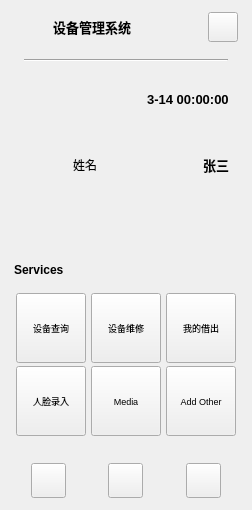
       <widget class="QWidget" name="w_menu" native="true">
        <property name="minimumSize">
         <size>
          <width>200</width>
          <height>0</height>
         </size>
        </property>
        <property name="maximumSize">
         <size>
          <width>252</width>
          <height>16777215</height>
         </size>
        </property>
        <layout class="QVBoxLayout" name="verticalLayout_2" stretch="1,1">
         <property name="spacing">
          <number>0</number>
         </property>
         <property name="leftMargin">
          <number>14</number>
         </property>
         <property name="topMargin">
          <number>12</number>
         </property>
         <property name="rightMargin">
          <number>14</number>
         </property>
         <property name="bottomMargin">
          <number>12</number>
         </property>
         <item>
          <widget class="QWidget" name="widget_2" native="true">
           <layout class="QVBoxLayout" name="verticalLayout_4">
            <property name="spacing">
             <number>8</number>
            </property>
            <property name="leftMargin">
             <number>0</number>
            </property>
            <property name="topMargin">
             <number>0</number>
            </property>
            <property name="rightMargin">
             <number>0</number>
            </property>
            <property name="bottomMargin">
             <number>0</number>
            </property>
            <item>
             <layout class="QHBoxLayout" name="horizontalLayout">
              <property name="spacing">
               <number>9</number>
              </property>
              <item>
               <widget class="QLabel" name="lab_logo">
                <property name="minimumSize">
                 <size>
                  <width>30</width>
                  <height>30</height>
                 </size>
                </property>
                <property name="maximumSize">
                 <size>
                  <width>30</width>
                  <height>30</height>
                 </size>
                </property>
                <property name="text">
                 <string/>
                </property>
                <property name="scaledContents">
                 <bool>false</bool>
                </property>
               </widget>
              </item>
              <item>
               <widget class="QLabel" name="label">
                <property name="font">
                 <font>
                  <pointsize>10</pointsize>
                  <weight>75</weight>
                  <bold>true</bold>
                 </font>
                </property>
                <property name="text">
                 <string>设备管理系统</string>
                </property>
               </widget>
              </item>
              <item>
               <spacer name="horizontalSpacer">
                <property name="orientation">
                 <enum>Qt::Horizontal</enum>
                </property>
                <property name="sizeHint" stdset="0">
                 <size>
                  <width>40</width>
                  <height>20</height>
                 </size>
                </property>
               </spacer>
              </item>
              <item>
               <widget class="QPushButton" name="btn_mine">
                <property name="minimumSize">
                 <size>
                  <width>30</width>
                  <height>30</height>
                 </size>
                </property>
                <property name="maximumSize">
                 <size>
                  <width>30</width>
                  <height>30</height>
                 </size>
                </property>
                <property name="text">
                 <string/>
                </property>
                <property name="icon">
                 <iconset resource="qss.qrc">
                  <normaloff>:/icons/mine.png</normaloff>:/icons/mine.png</iconset>
                </property>
                <property name="iconSize">
                 <size>
                  <width>20</width>
                  <height>20</height>
                 </size>
                </property>
               </widget>
              </item>
             </layout>
            </item>
            <item>
             <widget class="QWidget" name="widget_3" native="true">
              <layout class="QVBoxLayout" name="verticalLayout_6">
               <property name="leftMargin">
                <number>10</number>
               </property>
               <property name="rightMargin">
                <number>10</number>
               </property>
               <item>
                <widget class="Line" name="line">
                 <property name="font">
                  <font>
                   <pointsize>9</pointsize>
                   <weight>50</weight>
                   <bold>false</bold>
                  </font>
                 </property>
                 <property name="styleSheet">
                  <string notr="true"/>
                 </property>
                 <property name="orientation">
                  <enum>Qt::Horizontal</enum>
                 </property>
                </widget>
               </item>
              </layout>
             </widget>
            </item>
            <item>
             <widget class="QWidget" name="w_item_01" native="true">
              <layout class="QHBoxLayout" name="horizontalLayout_3">
               <property name="spacing">
                <number>10</number>
               </property>
               <property name="topMargin">
                <number>0</number>
               </property>
               <item>
                <widget class="QLabel" name="lab_item_01">
                 <property name="minimumSize">
                  <size>
                   <width>40</width>
                   <height>40</height>
                  </size>
                 </property>
                 <property name="maximumSize">
                  <size>
                   <width>40</width>
                   <height>40</height>
                  </size>
                 </property>
                 <property name="text">
                  <string/>
                 </property>
                </widget>
               </item>
               <item>
                <widget class="QLabel" name="label_2">
                 <property name="font">
                  <font>
                   <pointsize>9</pointsize>
                  </font>
                 </property>
                 <property name="text">
                  <string/>
                 </property>
                </widget>
               </item>
               <item>
                <spacer name="horizontalSpacer_6">
                 <property name="orientation">
                  <enum>Qt::Horizontal</enum>
                 </property>
                 <property name="sizeHint" stdset="0">
                  <size>
                   <width>41</width>
                   <height>20</height>
                  </size>
                 </property>
                </spacer>
               </item>
               <item>
                <widget class="QLabel" name="lab_item_value_01">
                 <property name="font">
                  <font>
                   <pointsize>10</pointsize>
                   <weight>75</weight>
                   <bold>true</bold>
                  </font>
                 </property>
                 <property name="text">
                  <string>               3-14 00:00:00</string>
                 </property>
                </widget>
               </item>
              </layout>
             </widget>
            </item>
            <item>
             <widget class="QWidget" name="w_item_02" native="true">
              <layout class="QHBoxLayout" name="horizontalLayout_4">
               <property name="spacing">
                <number>10</number>
               </property>
               <property name="topMargin">
                <number>9</number>
               </property>
               <item>
                <widget class="QLabel" name="lab_item_02">
                 <property name="minimumSize">
                  <size>
                   <width>40</width>
                   <height>40</height>
                  </size>
                 </property>
                 <property name="maximumSize">
                  <size>
                   <width>40</width>
                   <height>40</height>
                  </size>
                 </property>
                 <property name="text">
                  <string/>
                 </property>
                </widget>
               </item>
               <item>
                <widget class="QLabel" name="label_3">
                 <property name="font">
                  <font>
                   <pointsize>9</pointsize>
                  </font>
                 </property>
                 <property name="text">
                  <string>姓名     </string>
                 </property>
                </widget>
               </item>
               <item>
                <spacer name="horizontalSpacer_7">
                 <property name="orientation">
                  <enum>Qt::Horizontal</enum>
                 </property>
                 <property name="sizeHint" stdset="0">
                  <size>
                   <width>40</width>
                   <height>20</height>
                  </size>
                 </property>
                </spacer>
               </item>
               <item>
                <widget class="QLabel" name="lab_item_value_02">
                 <property name="font">
                  <font>
                   <pointsize>10</pointsize>
                   <weight>75</weight>
                   <bold>true</bold>
                  </font>
                 </property>
                 <property name="text">
                  <string>张三</string>
                 </property>
                </widget>
               </item>
              </layout>
             </widget>
            </item>
            <item>
             <spacer name="verticalSpacer_2">
              <property name="orientation">
               <enum>Qt::Vertical</enum>
              </property>
              <property name="sizeHint" stdset="0">
               <size>
                <width>20</width>
                <height>40</height>
               </size>
              </property>
             </spacer>
            </item>
           </layout>
          </widget>
         </item>
         <item>
          <widget class="QWidget" name="widget" native="true">
           <layout class="QVBoxLayout" name="verticalLayout_3">
            <property name="spacing">
             <number>8</number>
            </property>
            <property name="leftMargin">
             <number>0</number>
            </property>
            <property name="topMargin">
             <number>0</number>
            </property>
            <property name="rightMargin">
             <number>0</number>
            </property>
            <property name="bottomMargin">
             <number>0</number>
            </property>
            <item>
             <widget class="QLabel" name="lab_title">
              <property name="minimumSize">
               <size>
                <width>0</width>
                <height>30</height>
               </size>
              </property>
              <property name="font">
               <font>
                <weight>75</weight>
                <bold>true</bold>
               </font>
              </property>
              <property name="text">
               <string>Services</string>
              </property>
             </widget>
            </item>
            <item>
             <layout class="QGridLayout" name="gridLayout">
              <property name="spacing">
               <number>3</number>
              </property>
              <item row="0" column="0">
               <widget class="QToolButton" name="btn_menu_item_1">
                <property name="minimumSize">
                 <size>
                  <width>70</width>
                  <height>70</height>
                 </size>
                </property>
                <property name="maximumSize">
                 <size>
                  <width>70</width>
                  <height>70</height>
                 </size>
                </property>
                <property name="font">
                 <font>
                  <pointsize>7</pointsize>
                 </font>
                </property>
                <property name="text">
                 <string>设备查询</string>
                </property>
                <property name="icon">
                 <iconset resource="qss.qrc">
                  <normaloff>:/icons/umbrella.png</normaloff>:/icons/umbrella.png</iconset>
                </property>
                <property name="toolButtonStyle">
                 <enum>Qt::ToolButtonTextUnderIcon</enum>
                </property>
               </widget>
              </item>
              <item row="1" column="1">
               <widget class="QToolButton" name="btn_menu_item_5">
                <property name="minimumSize">
                 <size>
                  <width>70</width>
                  <height>70</height>
                 </size>
                </property>
                <property name="maximumSize">
                 <size>
                  <width>70</width>
                  <height>70</height>
                 </size>
                </property>
                <property name="font">
                 <font>
                  <pointsize>7</pointsize>
                 </font>
                </property>
                <property name="text">
                 <string>Media</string>
                </property>
                <property name="icon">
                 <iconset resource="qss.qrc">
                  <normaloff>:/icons/phone.png</normaloff>:/icons/phone.png</iconset>
                </property>
                <property name="toolButtonStyle">
                 <enum>Qt::ToolButtonTextUnderIcon</enum>
                </property>
               </widget>
              </item>
              <item row="0" column="1">
               <widget class="QToolButton" name="btn_menu_item_2">
                <property name="minimumSize">
                 <size>
                  <width>70</width>
                  <height>70</height>
                 </size>
                </property>
                <property name="maximumSize">
                 <size>
                  <width>70</width>
                  <height>70</height>
                 </size>
                </property>
                <property name="font">
                 <font>
                  <pointsize>7</pointsize>
                 </font>
                </property>
                <property name="text">
                 <string>设备维修</string>
                </property>
                <property name="icon">
                 <iconset resource="qss.qrc">
                  <normaloff>:/icons/modular.png</normaloff>:/icons/modular.png</iconset>
                </property>
                <property name="toolButtonStyle">
                 <enum>Qt::ToolButtonTextUnderIcon</enum>
                </property>
               </widget>
              </item>
              <item row="0" column="2">
               <widget class="QToolButton" name="btn_menu_item_3">
                <property name="minimumSize">
                 <size>
                  <width>70</width>
                  <height>70</height>
                 </size>
                </property>
                <property name="maximumSize">
                 <size>
                  <width>70</width>
                  <height>70</height>
                 </size>
                </property>
                <property name="font">
                 <font>
                  <pointsize>7</pointsize>
                 </font>
                </property>
                <property name="text">
                 <string>我的借出</string>
                </property>
                <property name="icon">
                 <iconset resource="qss.qrc">
                  <normaloff>:/icons/money.png</normaloff>:/icons/money.png</iconset>
                </property>
                <property name="toolButtonStyle">
                 <enum>Qt::ToolButtonTextUnderIcon</enum>
                </property>
               </widget>
              </item>
              <item row="1" column="0">
               <widget class="QToolButton" name="btn_menu_item_4">
                <property name="minimumSize">
                 <size>
                  <width>70</width>
                  <height>70</height>
                 </size>
                </property>
                <property name="maximumSize">
                 <size>
                  <width>70</width>
                  <height>70</height>
                 </size>
                </property>
                <property name="font">
                 <font>
                  <pointsize>7</pointsize>
                 </font>
                </property>
                <property name="text">
                 <string>人脸录入</string>
                </property>
                <property name="icon">
                 <iconset resource="qss.qrc">
                  <normaloff>:/icons/member.png</normaloff>:/icons/member.png</iconset>
                </property>
                <property name="toolButtonStyle">
                 <enum>Qt::ToolButtonTextUnderIcon</enum>
                </property>
               </widget>
              </item>
              <item row="1" column="2">
               <widget class="QToolButton" name="btn_menu_item_6">
                <property name="minimumSize">
                 <size>
                  <width>70</width>
                  <height>70</height>
                 </size>
                </property>
                <property name="maximumSize">
                 <size>
                  <width>70</width>
                  <height>70</height>
                 </size>
                </property>
                <property name="font">
                 <font>
                  <pointsize>7</pointsize>
                 </font>
                </property>
                <property name="text">
                 <string>Add Other</string>
                </property>
                <property name="toolButtonStyle">
                 <enum>Qt::ToolButtonTextUnderIcon</enum>
                </property>
               </widget>
              </item>
             </layout>
            </item>
            <item>
             <spacer name="verticalSpacer">
              <property name="orientation">
               <enum>Qt::Vertical</enum>
              </property>
              <property name="sizeHint" stdset="0">
               <size>
                <width>20</width>
                <height>40</height>
               </size>
              </property>
             </spacer>
            </item>
            <item>
             <layout class="QHBoxLayout" name="horizontalLayout_2" stretch="1,0,2,0,2,0,1">
              <item>
               <spacer name="horizontalSpacer_4">
                <property name="orientation">
                 <enum>Qt::Horizontal</enum>
                </property>
                <property name="sizeHint" stdset="0">
                 <size>
                  <width>40</width>
                  <height>20</height>
                 </size>
                </property>
               </spacer>
              </item>
              <item>
               <widget class="QPushButton" name="btn_littleshow">
                <property name="minimumSize">
                 <size>
                  <width>35</width>
                  <height>35</height>
                 </size>
                </property>
                <property name="maximumSize">
                 <size>
                  <width>35</width>
                  <height>35</height>
                 </size>
                </property>
                <property name="text">
                 <string/>
                </property>
                <property name="icon">
                 <iconset resource="qss.qrc">
                  <normaloff>:/icons/mini.png</normaloff>:/icons/mini.png</iconset>
                </property>
               </widget>
              </item>
              <item>
               <spacer name="horizontalSpacer_2">
                <property name="orientation">
                 <enum>Qt::Horizontal</enum>
                </property>
                <property name="sizeHint" stdset="0">
                 <size>
                  <width>40</width>
                  <height>20</height>
                 </size>
                </property>
               </spacer>
              </item>
              <item>
               <widget class="QPushButton" name="btn_home">
                <property name="minimumSize">
                 <size>
                  <width>35</width>
                  <height>35</height>
                 </size>
                </property>
                <property name="maximumSize">
                 <size>
                  <width>35</width>
                  <height>35</height>
                 </size>
                </property>
                <property name="text">
                 <string/>
                </property>
                <property name="icon">
                 <iconset resource="qss.qrc">
                  <normaloff>:/icons/home.png</normaloff>:/icons/home.png</iconset>
                </property>
               </widget>
              </item>
              <item>
               <spacer name="horizontalSpacer_3">
                <property name="orientation">
                 <enum>Qt::Horizontal</enum>
                </property>
                <property name="sizeHint" stdset="0">
                 <size>
                  <width>40</width>
                  <height>20</height>
                 </size>
                </property>
               </spacer>
              </item>
              <item>
               <widget class="QPushButton" name="btn_logout">
                <property name="minimumSize">
                 <size>
                  <width>35</width>
                  <height>35</height>
                 </size>
                </property>
                <property name="maximumSize">
                 <size>
                  <width>35</width>
                  <height>35</height>
                 </size>
                </property>
                <property name="text">
                 <string/>
                </property>
                <property name="icon">
                 <iconset resource="qss.qrc">
                  <normaloff>:/icons/logout.png</normaloff>:/icons/logout.png</iconset>
                </property>
               </widget>
              </item>
              <item>
               <spacer name="horizontalSpacer_5">
                <property name="orientation">
                 <enum>Qt::Horizontal</enum>
                </property>
                <property name="sizeHint" stdset="0">
                 <size>
                  <width>40</width>
                  <height>20</height>
                 </size>
                </property>
               </spacer>
              </item>
             </layout>
            </item>
           </layout>
          </widget>
         </item>
        </layout>
       </widget>
